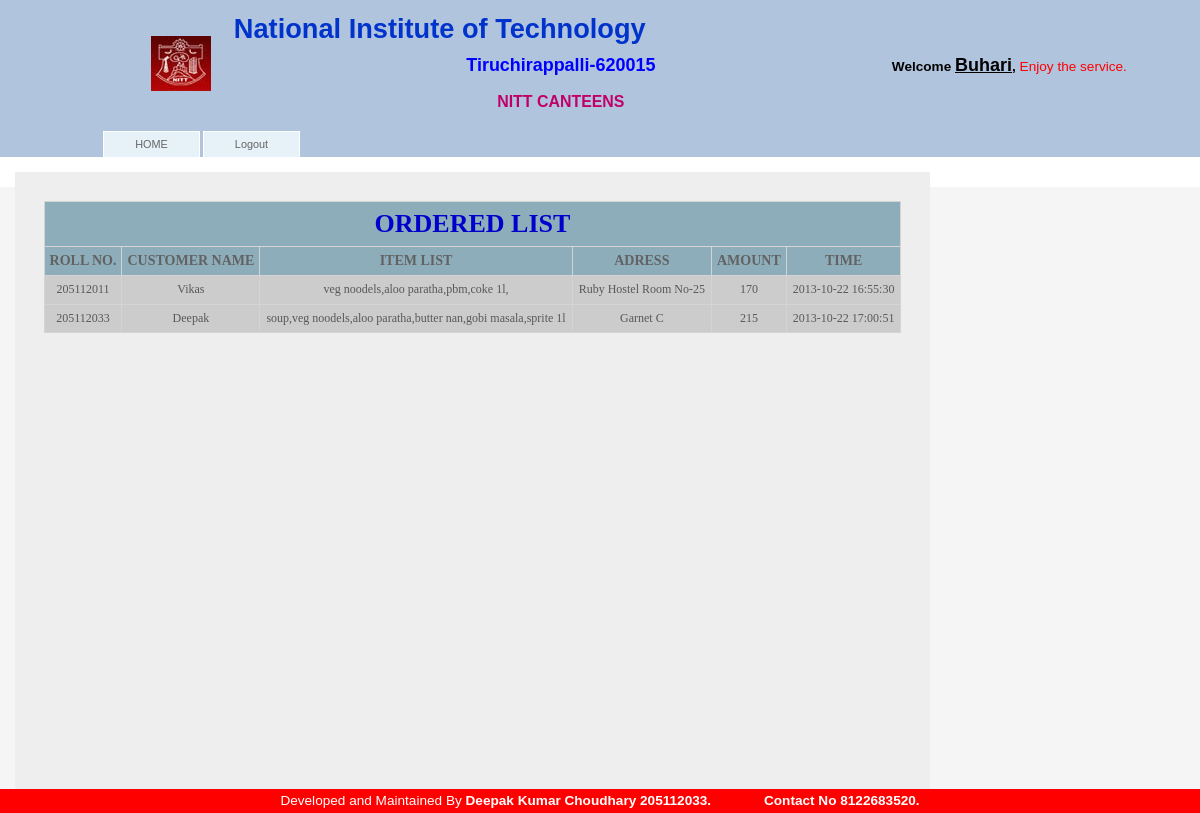
Screenshot of /canteen.php (signed in) with the database file from the repository.
### tables this page shows
CREATE TABLE IF NOT EXISTS `orders` (
  `canteen` text NOT NULL,
  `rollno` int(11) NOT NULL,
  `items` text NOT NULL,
  `name` varchar(50) NOT NULL,
  `address` text NOT NULL,
  `amount` int(11) NOT NULL,
  `time` datetime NOT NULL
);

### canteen.php (the view, shortened to what this page needs)
<?php
require_once('conn.php');
?>
<?php
require_once('header.php');
?>
<div id="content">
<div id="right">
<br/>
<table align="center" width="100%" id="table1" cellpadding="5" cellspacing="5" border="2">
    <tr><th colspan="6"><center>
      <span class="style1">ORDERED LIST</span>
    </center></th></tr>
    <tr>
<th>Roll No.</th>
<th>Customer Name</th>
<th>Item List</th>
<th>Adress</th>
<th>Amount</th>
<th>Time</th>
</tr>
<?php
	$result=mysql_query("Select rollno,name,items,address,amount,time from orders where canteen='".$_SESSION['user']."'",$conn) or die(mysql_error());
	$i=1;
	while($result  and $row=mysql_fetch_array($result))
	{
?>
	<tr align="center"<?php if($i%2) { ?> style="background:#CCCCCC" <?php } ?>>
    <td align="center"><?php echo $row['rollno'] ?></td>
    <td align="center"><?php echo $row['name'] ?></td>
    <td align="center"><?php echo $row['items'] ?></td>
    <td align="center"><?php echo $row['address'] ?></td>
    <td align="center"><?php echo $row['amount'] ?></td>
    <td align="center"><?php echo $row['time'] ?></td>
    </tr>
<?php } ?>
</table>
</div>
</div>
<?php require_once('footer.php')?>
</body>
</html>

### header.php (shortened to what this page needs)
<?php
if(isset($_SESSION['type']))
$role=$_SESSION['type'];
else
{
	$role=0;
}
if(isset($_SESSION['user']))
$user=$_SESSION['user'];
else
	$user="";
?>
<!DOCTYPE html PUBLIC "-//W3C//DTD XHTML 1.0 Strict//EN" "http://www.w3.org/TR/xhtml1/DTD/xhtml1-stri.ct.dtd">
<html>
<head>
<link rel="stylesheet" type="text/css" href="style/style.css" media="screen" />
<meta http-equiv="Content-Type" content="text/html; charset=iso-8859-1" /></head>
<body>
<div id="header" >
<table width=100%">
<tr>
<td><div style="padding-left:100px;" align="right"><img src="images/logo1.jpg" alt="Logo" width="60" height="55" /></div></td>
<td style="padding-left:20px; max-width:500px;" align="center"><h1><span class="style3">National Institute of Technology</span><br/>
</h1><h2 style="color:blue;"> <span class="style4">Tiruchirappalli-620015</span><br/>
</h2><h3><font color=  color="#CC66FF" >NITT CANTEENS</h3></td>
<td align="left" ><b>Welcome <span style="text-decoration:underline; font-size: large;"><?php echo $user;?></span>,</b><font color="#FF0000" >&nbsp;Enjoy the service.</font></td>
</tr>
</table>
<div id="menu">
  <ul id="nav">
  <?php
    if($role==2)
   echo '<li><a href="canteen.php">HOME</a></li>';
    if($role>=1)
   echo '<li><a href="logout.php">Logout</a></li>';
    ?>
   </ul>
 </div>
</div>

### footer.php
<div id="footer" style="background-color: Red; height: auto;">
<table width="100%">
<tr>
<td align="center">Developed and Maintained By <b> Deepak Kumar Choudhary 205112033.
&nbsp;&nbsp;&nbsp;&nbsp;&nbsp;&nbsp;&nbsp;&nbsp;&nbsp;&nbsp;&nbsp;&nbsp;&nbsp;Contact No 8122683520.</td>
</tr>
</table>
</div>

### style/style.css (style rules this page uses)
html,body { margin:0;padding:0 }
body { font: 85%/1.3 TrebuchetMS,Arial,sans-serif; text-align: left;background: #6633FF;padding-bottom:20px }
a { color: #FF33FF; background: inherit; text-decoration: none; }
h1 { font: bold 2.0em Arial, Arial, Sans-Serif; color: #FF66FF }
h2 { font: bold 1.1em Arial, Arial, Sans-Serif; padding: 0; margin: 0; }
div#header { width:100%;overflow:hidden;background:#B0C4DE; }
div#header h1,div#menu { width:1000px;margin:0 auto;text-align:left }
div#header h1 { padding: 10px 0 10px;color: #FFFFFF }
div#footer { width:100%;overflow:hidden;background: #BBD9EE; margin-bottom:0px; height:50px; color:#FFFFFF; position:fixed; bottom:0px; }
ul#nav,ul#nav li { list-style-type:none;margin:0;padding:0; }
ul#nav { font-size: 80% }
ul#nav li { float:left;margin-left: 3px;text-align: center }
ul#nav a { float:left;width: 95px;padding: 5px 0;background: #E7F1F8;text-decoration:none;color: #666; border-top : 1px solid #fff; border-left : 1px solid #fff; border-right : 1px solid #fff; }
#right { float: left; width: 76%; max-height: 700px; min-height: 600px; overflow-y: scroll; overflow-x: scroll; padding: 1em; margin-bottom: 1.2em; background: #eee; text-align: justify; }
#content { font: 95%/1.3 TrebuchetMS,Arial,sans-serif; margin: 0 auto; padding: 15px; background: #fff; }
ul { padding: 0; margin: 0; }
li { list-style-type: none; }
#table1 { width:auto; border : 1px solid #D4D4D4; border-top : 1px solid #D4D4D4; border-bottom : 1px solid #D4D4D4; border-collapse : collapse; }
#table1 th { padding : 5px 5px; background:#8DADBA; font-family:verdana; font-size : 14px; text-transform : uppercase; text-align : center; color : #626262; }
#table1 td { padding : 0 5px; }
#table1 tbody td, tbody th { padding : 6px; }
#table1 tbody tr { background-color: #E6E6E6; font-family:verdana; font-size : 12px; text-transform : none; text-align : left; color : #585858; }

### header.php (style rules this page uses)
.style4 { font-size: 1.2em }
body { background-color: #F5F5F5; }

### rows the page displays
orders: rollno "205112011", name "Vikas", items "veg noodels,aloo paratha,pbm,coke 1l,", address "Ruby Hostel Room No-25", amount "170", time "2013-10-22 16:55:30"
orders: rollno "205112033", name "Deepak", items "soup,veg noodels,aloo paratha,butter nan,gobi masala,sprite 1l", address "Garnet C", amount "215", time "2013-10-22 17:00:51"

### other values shown
$user "Buhari"
